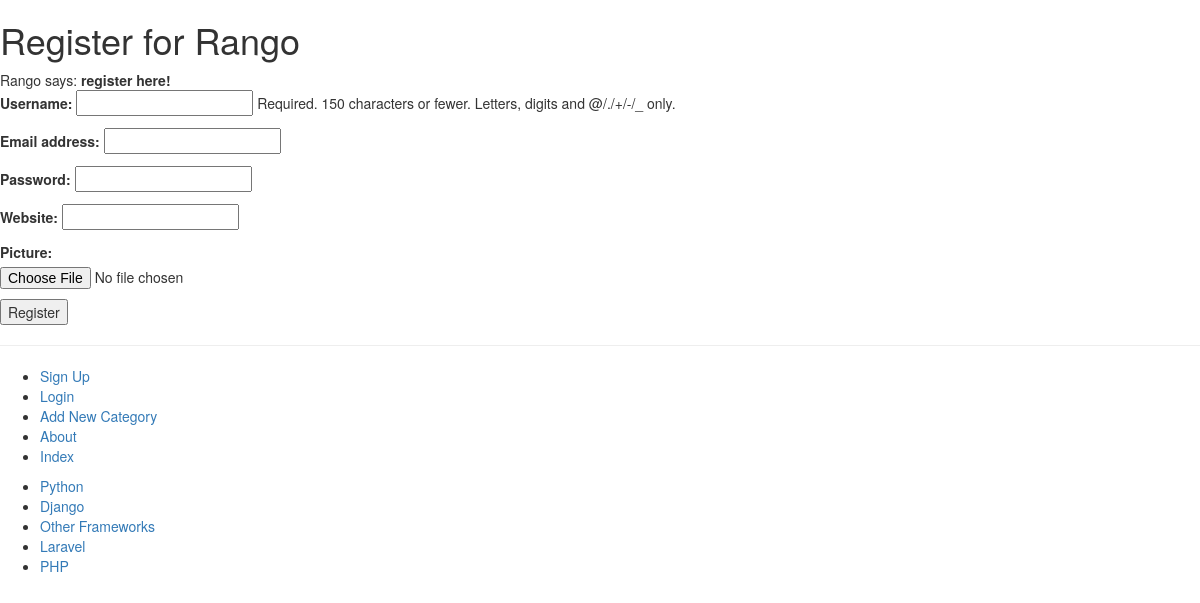
The page /rango/register/ on the database its author committed.
### rango/models.py (models this page shows, shortened)
class Category(models.Model):
	name = models.CharField(max_length=128,unique=True)
	views = models.IntegerField(default=0)
	likes = models.IntegerField(default=0)
	slug = models.SlugField(blank=True,unique=True)
	class Meta:
		verbose_name_plural = 'Categories'

### rango/views.py (the view)
def register(request):
	registered = False
	if request.method == 'POST':
		user_form = UserForm(data=request.POST)
		profile_form = UserProfileForm(data=request.POST)
		if user_form.is_valid() and profile_form.is_valid():
			user = user_form.save()
			user.set_password(user.password)
			user.save()
			profile = profile_form.save(commit=False)
			profile.user = user
			if 'picture' in request.FILES:
				profile.picture = request.FILES['picture']
			profile.save()
			registered = True
		else:
			print(user_form.errors, profile_form.errors)
	else:
		user_form = UserForm()
		profile_form = UserProfileForm()
	return render(request,'rango/register.html',{'user_form':user_form,
												 'profile_form':profile_form,
												 'registered':registered})

### rango/forms.py
class UserForm(forms.ModelForm):
    password = forms.CharField(widget=forms.PasswordInput())
    class Meta:
        model = User
        fields = ('username','email','password')

class UserProfileForm(forms.ModelForm):
    class Meta:
        model = UserProfile
        fields = ('website','picture')

### rango/templatetags/rango_template_tags.py (called while the page is built)
@register.inclusion_tag('rango/cats.html')
def get_category_list(cat=None):
    return {'cats':Category.objects.all,
            'act_cat':cat}

### templates/rango/register.html (shortened to what this page needs)
{% extends 'rango/base.html' %}
{% load staticfiles %}
{% block body_block %}
    <h1> Register for Rango </h1>
    {% if registered %}
        Rango says: <strong> thank you for registering!</strong>
        <a href="{% url 'index' %}">Return to the homepage. </a><br>
    {% else %}
        Rango says: <strong>register here!</strong><br />
        <form id="user_form" method="post" action="{% url 'register' %}" enctype="multipart/form-data">
            {{ user_form.as_p }}
            {{ profile_form.as_p }}
            <input type="submit" name="submit" value="Register"/>
        </form>
    {% endif %}
{% endblock %}

### templates/rango/cats.html
<ul>
{% if cats %}
    {% for c in cats %}
        {% if c == act_cat %}
            <li><strong><a href="{% url 'show_category' c.slug %}">{{c.name}}</a></strong></li>
        {% else %}
            <li><a href="{% url 'show_category' c.slug %}">{{c.name}}</a></li>
        {% endif %}
    {% endfor %}
{% else %}
    <li><strong>There are no categories present.</strong></li>
{% endif %}
</ul>

### rows shown on the page
Category: name "Python"
Category: name "Django"
Category: name "Other Frameworks"
Category: name "Laravel"
Category: name "PHP"
